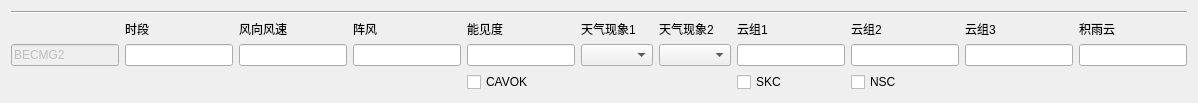
    <widget class="QFrame" name="becmg2_frame">
     <layout class="QVBoxLayout" name="becmg2">
      <item>
       <layout class="QGridLayout" name="becmg2_layout">
        <item row="3" column="6">
         <widget class="QLineEdit" name="becmg2_gust"/>
        </item>
        <item row="1" column="13">
         <widget class="QLabel" name="becmg2_cb_label">
          <property name="text">
           <string>积雨云</string>
          </property>
          <property name="buddy">
           <cstring>becmg2_cb</cstring>
          </property>
         </widget>
        </item>
        <item row="3" column="11">
         <widget class="QLineEdit" name="becmg2_cloud2"/>
        </item>
        <item row="3" column="12">
         <widget class="QLineEdit" name="becmg2_cloud3"/>
        </item>
        <item row="1" column="5">
         <widget class="QLabel" name="becmg2_wind_label">
          <property name="text">
           <string>风向风速</string>
          </property>
          <property name="buddy">
           <cstring>becmg2_wind</cstring>
          </property>
         </widget>
        </item>
        <item row="1" column="10">
         <widget class="QLabel" name="becmg2_cloud1_label">
          <property name="text">
           <string>云组1</string>
          </property>
          <property name="buddy">
           <cstring>becmg2_cloud1</cstring>
          </property>
         </widget>
        </item>
        <item row="1" column="12">
         <widget class="QLabel" name="becmg2_cloud3_label">
          <property name="text">
           <string>云组3</string>
          </property>
          <property name="buddy">
           <cstring>becmg2_cloud3</cstring>
          </property>
         </widget>
        </item>
        <item row="1" column="11">
         <widget class="QLabel" name="becmg2_cloud2_label">
          <property name="text">
           <string>云组2</string>
          </property>
          <property name="buddy">
           <cstring>becmg2_cloud2</cstring>
          </property>
         </widget>
        </item>
        <item row="3" column="13">
         <widget class="QLineEdit" name="becmg2_cb"/>
        </item>
        <item row="1" column="6">
         <widget class="QLabel" name="becmg2_gust_label">
          <property name="text">
           <string>阵风</string>
          </property>
          <property name="buddy">
           <cstring>becmg2_gust</cstring>
          </property>
         </widget>
        </item>
        <item row="1" column="4">
         <widget class="QLabel" name="becmg2_period_label">
          <property name="text">
           <string>时段</string>
          </property>
          <property name="buddy">
           <cstring>becmg2_period</cstring>
          </property>
         </widget>
        </item>
        <item row="3" column="4">
         <widget class="QLineEdit" name="becmg2_period"/>
        </item>
        <item row="3" column="7">
         <widget class="QLineEdit" name="becmg2_vis"/>
        </item>
        <item row="3" column="5">
         <widget class="QLineEdit" name="becmg2_wind"/>
        </item>
        <item row="3" column="10">
         <widget class="QLineEdit" name="becmg2_cloud1"/>
        </item>
        <item row="1" column="7">
         <widget class="QLabel" name="becmg2_vis_label">
          <property name="text">
           <string>能见度</string>
          </property>
          <property name="buddy">
           <cstring>becmg2_vis</cstring>
          </property>
         </widget>
        </item>
        <item row="1" column="9">
         <widget class="QLabel" name="becmg2_weather2_label">
          <property name="text">
           <string>天气现象2</string>
          </property>
          <property name="buddy">
           <cstring>becmg2_weather2</cstring>
          </property>
         </widget>
        </item>
        <item row="1" column="8">
         <widget class="QLabel" name="becmg2_weather1_label">
          <property name="text">
           <string>天气现象1</string>
          </property>
          <property name="buddy">
           <cstring>becmg2_weather1</cstring>
          </property>
         </widget>
        </item>
        <item row="3" column="9">
         <widget class="QComboBox" name="becmg2_weather2"/>
        </item>
        <item row="0" column="3" colspan="11">
         <widget class="Line" name="becmg2_line">
          <property name="orientation">
           <enum>Qt::Horizontal</enum>
          </property>
         </widget>
        </item>
        <item row="3" column="3">
         <widget class="QLineEdit" name="becmg2_title">
          <property name="enabled">
           <bool>false</bool>
          </property>
          <property name="text">
           <string>BECMG2</string>
          </property>
         </widget>
        </item>
        <item row="3" column="8">
         <widget class="QComboBox" name="becmg2_weather1"/>
        </item>
        <item row="4" column="7">
         <widget class="QCheckBox" name="becmg2_cavok">
          <property name="text">
           <string>CAVOK</string>
          </property>
         </widget>
        </item>
        <item row="4" column="10">
         <widget class="QCheckBox" name="becmg2_skc">
          <property name="text">
           <string>SKC</string>
          </property>
         </widget>
        </item>
        <item row="4" column="11">
         <widget class="QCheckBox" name="becmg2_nsc">
          <property name="text">
           <string>NSC</string>
          </property>
         </widget>
        </item>
       </layout>
      </item>
     </layout>
    </widget>
